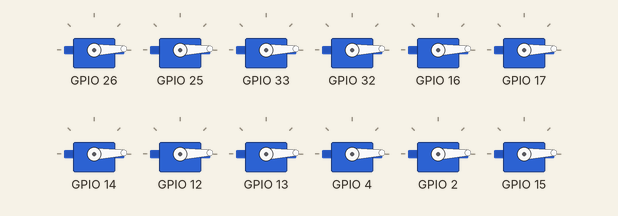
Recording of a sketch running on a simulated ESP32-S3. Parts: 12 × servo.

Above: at 0.05 s.
At 1.2 s:
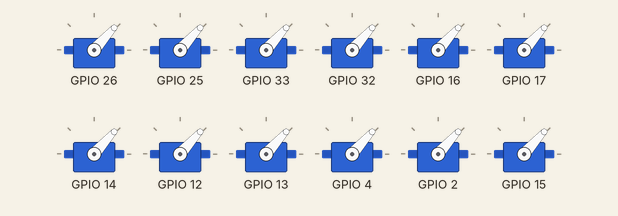
At 2.2 s:
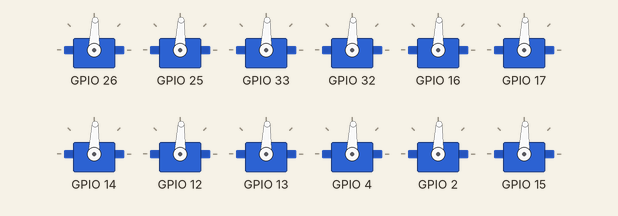
At 4.35 s:
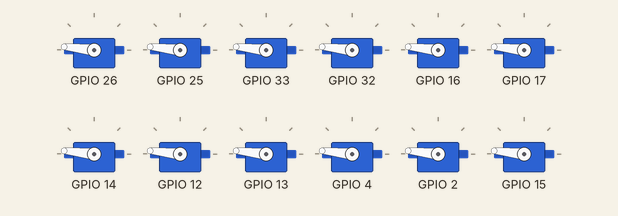
At 6.5 s:
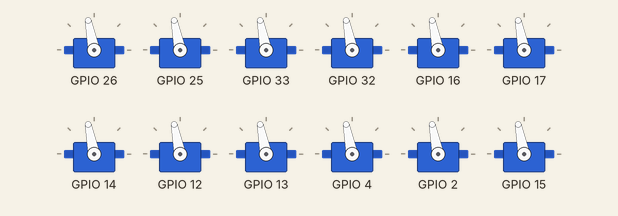
At 8.65 s:
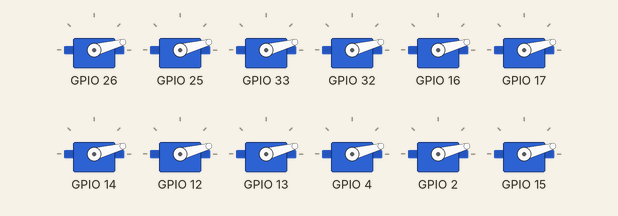
Timing chart, 0 to 11.8 s (numbered marks = the images above):
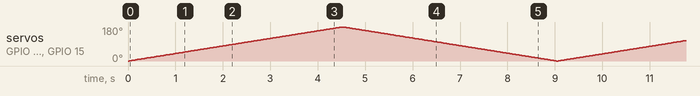

The sketch:

_esp32s3_test_1.ino
```cpp
/*
  Controls servo position from 0-180 degrees and back
  https://wokwi.com/projects/350037178957431378
  by dlloydev, December 2022.
*/

#include <pwmWrite.h>

Pwm pwm = Pwm();

const int servo[3][6] =
    {{26, 25, 33, 32, 16, 17},
      {14, 12, 13, 4, 2, 15},
      {23, 22, 21, 19, 18, 5}};
int pos = 0;

void setup() {
}

void loop() {
  for (pos = 0; pos <= 180; pos++) {  // go from 0-180 degrees
    for(int i = 0; i < 3; i++){
      for(int j = 0; j < 6; j++){
        pwm.writeServo(servo[i][j], pos);
      }
    }
    delay(25);
  }
  for (pos = 180; pos >= 0; pos--) {  // go from 180-0 degrees
    for(int i = 0; i < 3; i++){
      for(int j = 0; j < 6; j++){
        pwm.writeServo(servo[i][j], pos);
      }
    }
    delay(25);
  }
}
```
